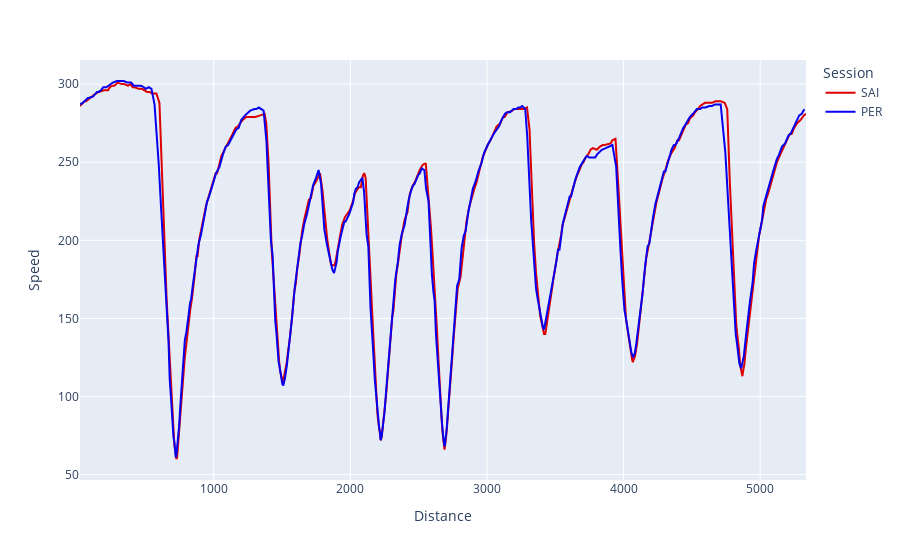

This figure's notebook cell:
### Code cell
import plotly.express as px

colors = {"SAI": "#dc0000", "PER": "#0600ef"}

fig = px.line(leclerc, "Distance", "Speed", color="Session", color_discrete_map=colors)
fig.show()

### Figure 1 — Plotly figure (JSON) as saved in the notebook; plotly's stock layout.template omitted (floating-point values rounded to 4 significant figures; data arrays with more than 128 entries replaced by an {"elided": "..."} marker saying what was removed)
{"data": [{"hovertemplate": "Session=SAI<br>Distance=%{x}<br>Speed=%{y}<extra></extra>", "legendgroup": "SAI", "line": {"color": "#dc0000", "dash": "solid"}, "marker": {"symbol": "circle"}, "mode": "lines", "name": "SAI", "orientation": "v", "showlegend": true, "type": "scatter", "x": {"elided": "354 float values"}, "xaxis": "x", "y": {"elided": "354 int values"}, "yaxis": "y"}, {"hovertemplate": "Session=PER<br>Distance=%{x}<br>Speed=%{y}<extra></extra>", "legendgroup": "PER", "line": {"color": "#0600ef", "dash": "solid"}, "marker": {"symbol": "circle"}, "mode": "lines", "name": "PER", "orientation": "v", "showlegend": true, "type": "scatter", "x": {"elided": "356 float values"}, "xaxis": "x", "y": {"elided": "356 int values"}, "yaxis": "y"}], "layout": {"legend": {"title": {"text": "Session"}, "tracegroupgap": 0}, "margin": {"t": 60}, "xaxis": {"anchor": "y", "domain": [0, 1], "title": {"text": "Distance"}}, "yaxis": {"anchor": "x", "domain": [0, 1], "title": {"text": "Speed"}}}}
